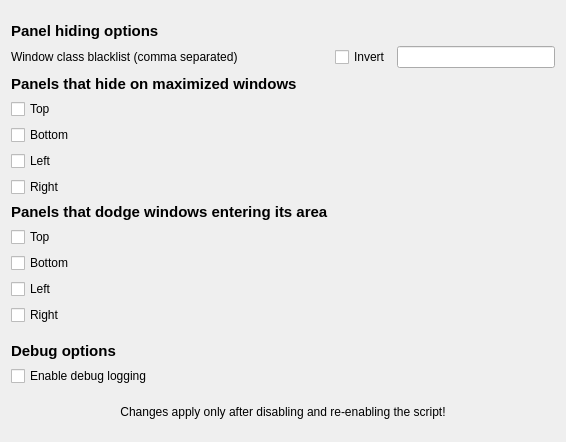
<?xml version="1.0" encoding="UTF-8"?>
<ui version="4.0">
 <class>KWin::AutotileConfigForm</class>
 <widget class="QWidget" name="KWin::AutotileConfigForm">
  <property name="geometry">
   <rect>
    <x>0</x>
    <y>0</y>
    <width>566</width>
    <height>442</height>
   </rect>
  </property>
  <property name="windowTitle">
   <string>Panel Auto Hide</string>
  </property>
  <layout class="QGridLayout" name="gridLayout">
   <item row="10" column="1" colspan="2">
    <widget class="QCheckBox" name="kcfg_HidePanelTop">
     <property name="text">
      <string>Top</string>
     </property>
    </widget>
   </item>
   <item row="18" column="1" colspan="2">
        <widget class="QCheckBox" name="kcfg_DodgePanelTop">
         <property name="text">
          <string>Top</string>
         </property>
        </widget>
       </item>
       <item row="19" column="1" colspan="2">
        <widget class="QCheckBox" name="kcfg_DodgePanelBottom">
         <property name="text">
          <string>Bottom</string>
         </property>
        </widget>
       </item>
       <item row="20" column="1" colspan="2">
        <widget class="QCheckBox" name="kcfg_DodgePanelLeft">
         <property name="text">
          <string>Left</string>
         </property>
        </widget>
       </item>
       <item row="21" column="1" colspan="2">
        <widget class="QCheckBox" name="kcfg_DodgePanelRight">
         <property name="text">
          <string>Right</string>
         </property>
        </widget>
       </item>
   <item row="0" column="1" colspan="2">
    <spacer name="verticalSpacer_2">
     <property name="orientation">
      <enum>Qt::Vertical</enum>
     </property>
     <property name="sizeType">
      <enum>QSizePolicy::Fixed</enum>
     </property>
     <property name="sizeHint" stdset="0">
      <size>
       <width>0</width>
       <height>10</height>
      </size>
     </property>
    </spacer>
   </item>
   <item row="30" column="1" colspan="2">
    <spacer name="verticalSpacer_5">
     <property name="orientation">
      <enum>Qt::Vertical</enum>
     </property>
     <property name="sizeType">
      <enum>QSizePolicy::Fixed</enum>
     </property>
     <property name="sizeHint" stdset="0">
      <size>
       <width>0</width>
       <height>10</height>
      </size>
     </property>
    </spacer>
   </item>
   <item row="32" column="1" colspan="2">
    <widget class="QLabel" name="label">
     <property name="text">
      <string>Changes apply only after disabling and re-enabling the script!</string>
     </property>
     <property name="alignment">
      <set>Qt::AlignCenter</set>
     </property>
    </widget>
   </item>
   <item row="16" column="1" colspan="2">
    <widget class="QCheckBox" name="kcfg_HidePanelRight">
     <property name="text">
      <string>Right</string>
     </property>
    </widget>
   </item>
   <item row="26" column="1" colspan="2">
    <spacer name="verticalSpacer_3">
     <property name="orientation">
      <enum>Qt::Vertical</enum>
     </property>
     <property name="sizeType">
      <enum>QSizePolicy::Fixed</enum>
     </property>
     <property name="sizeHint" stdset="0">
      <size>
       <width>0</width>
       <height>10</height>
      </size>
     </property>
    </spacer>
   </item>
   <item row="28" column="1" colspan="2">
    <widget class="QCheckBox" name="kcfg_Debug">
     <property name="toolTip">
      <string>&lt;html&gt;&lt;head/&gt;&lt;body&gt;&lt;p&gt;Spams your user journal&lt;/p&gt;&lt;/body&gt;&lt;/html&gt;</string>
     </property>
     <property name="text">
      <string>Enable debug logging</string>
     </property>
    </widget>
   </item>
   <item row="7" column="1">
    <widget class="QLabel" name="label_2">
     <property name="text">
      <string>Window class blacklist (comma separated)</string>
     </property>
    </widget>
   </item>
   <item row="15" column="1" colspan="2">
    <widget class="QCheckBox" name="kcfg_HidePanelLeft">
     <property name="text">
      <string>Left</string>
     </property>
    </widget>
   </item>
   <item row="33" column="1" colspan="2">
    <spacer name="verticalSpacer_4">
     <property name="orientation">
      <enum>Qt::Vertical</enum>
     </property>
     <property name="sizeType">
      <enum>QSizePolicy::Fixed</enum>
     </property>
     <property name="sizeHint" stdset="0">
      <size>
       <width>0</width>
       <height>10</height>
      </size>
     </property>
    </spacer>
   </item>
   <item row="27" column="1" colspan="2">
    <widget class="QLabel" name="label_5">
     <property name="sizePolicy">
      <sizepolicy hsizetype="Preferred" vsizetype="Preferred">
       <horstretch>0</horstretch>
       <verstretch>0</verstretch>
      </sizepolicy>
     </property>
     <property name="font">
      <font>
       <pointsize>11</pointsize>
       <weight>75</weight>
       <bold>true</bold>
      </font>
     </property>
     <property name="text">
      <string>Debug options</string>
     </property>
    </widget>
   </item>
   <item row="11" column="1">
    <widget class="QCheckBox" name="kcfg_HidePanelBottom">
     <property name="text">
      <string>Bottom</string>
     </property>
    </widget>
   </item>
   <item row="7" column="2">
    <layout class="QHBoxLayout" name="horizontalLayout">
     <item>
      <widget class="QCheckBox" name="kcfg_UseWhitelist">
       <property name="minimumSize">
        <size>
         <width>0</width>
         <height>0</height>
        </size>
       </property>
       <property name="toolTip">
        <string>Invert the class filter rules. If enabled, filter acts as whitelist.</string>
       </property>
       <property name="text">
        <string>Invert</string>
       </property>
       <property name="checked">
        <bool>false</bool>
       </property>
      </widget>
     </item>
     <item>
      <widget class="QLineEdit" name="kcfg_FilterClassName">
       <property name="toolTip">
        <string>Do not hide panel from those maximized windows.
Comma separated list of class names.</string>
       </property>
       <property name="text">
        <string></string>
       </property>
      </widget>
     </item>
    </layout>
   </item>
   <item row="2" column="1" colspan="2">
    <widget class="QLabel" name="label_6">
     <property name="font">
      <font>
       <pointsize>11</pointsize>
       <weight>75</weight>
       <bold>true</bold>
      </font>
     </property>
     <property name="text">
      <string>Panel hiding options</string>
     </property>
    </widget>
   </item>
   <item row="8" column="1">
    <widget class="QLabel" name="label_7">
     <property name="font">
      <font>
       <pointsize>11</pointsize>
       <weight>75</weight>
       <bold>true</bold>
      </font>
     </property>
     <property name="text">
      <string>Panels that hide on maximized windows</string>
     </property>
    </widget>
   </item>
   <item row="17" column="1">
        <widget class="QLabel" name="label_7">
         <property name="font">
          <font>
           <pointsize>11</pointsize>
           <weight>75</weight>
           <bold>true</bold>
          </font>
         </property>
         <property name="text">
          <string>Panels that dodge windows entering its area</string>
         </property>
        </widget>
       </item>
  </layout>
 </widget>
 <resources/>
 <connections/>
</ui>
